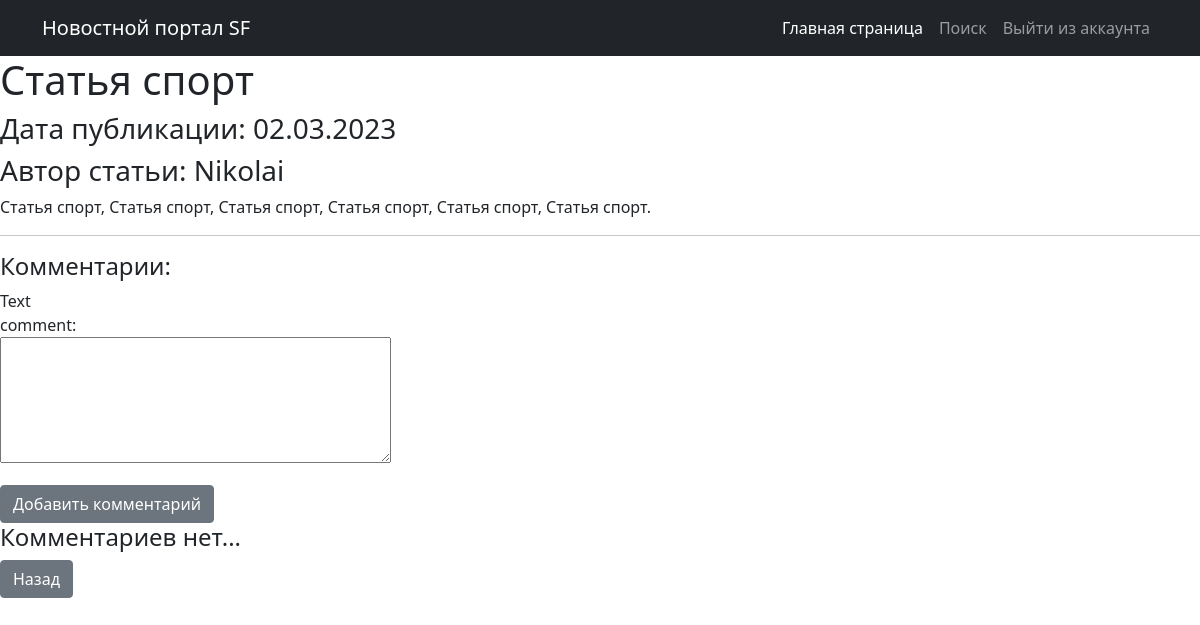
The page /news/28 (signed in) on the database as committed earlier.
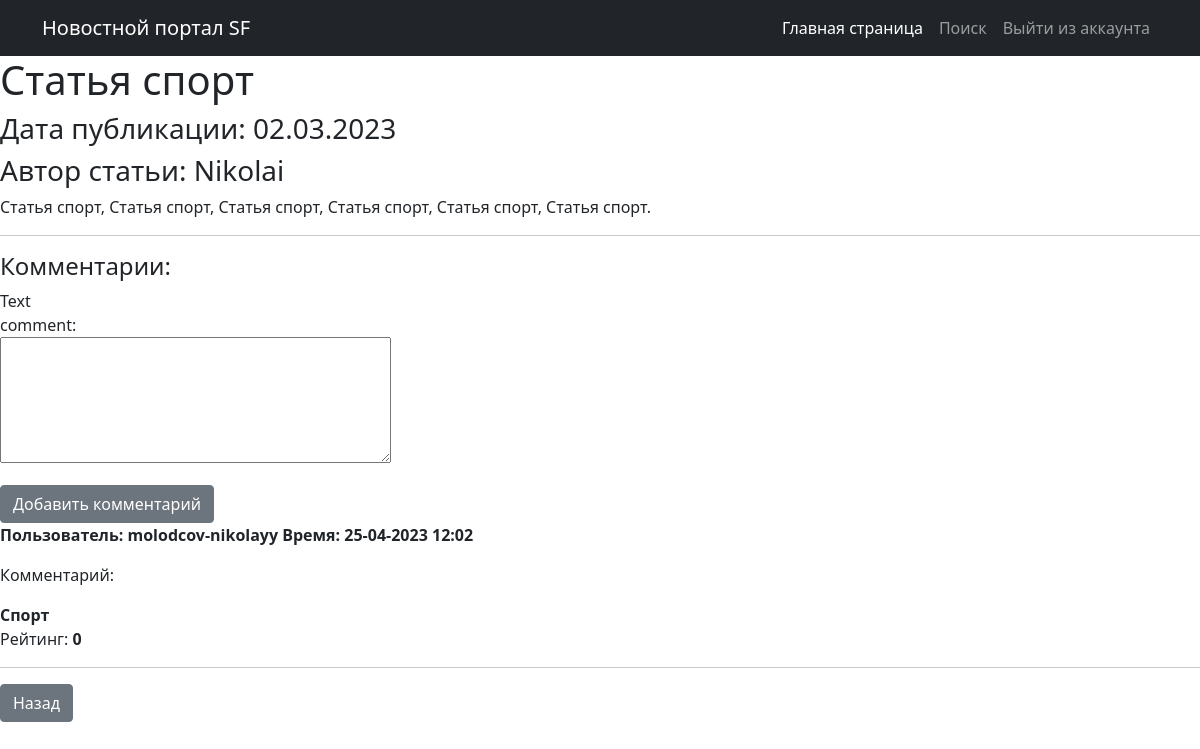
The same page on the database as committed later.
### news/models.py (models this page shows, shortened)
class Comment(models.Model):
    comment_post = models.ForeignKey(Post, on_delete=models.CASCADE)
    comment_user = models.ForeignKey(User, on_delete=models.CASCADE)
    text_comment = models.TextField()
    time_comment = models.DateTimeField(auto_now_add=True)
    rating_comment = models.SmallIntegerField(default=0)

### news/views.py (the view, shortened to what this page needs)
# urls.py: path('<int:pk>', cache_page(5)(PostDetail.as_view()), name='post_detail'),
class PostDetail(FormMixin, DetailView):
    model = Post
    template_name = 'post.html'
    context_object_name = 'post'
    form_class = CommentForm
    def post(self, request, *args, **kwargs):
        form = self.get_form()
        if form.is_valid():
            return self.form_valid(form)
        else:
            return self.form_invalid(form)
    def get_context_data(self, **kwargs):
        context = super().get_context_data(**kwargs)
        post = Post.objects.get(id=self.kwargs['pk'])
        context['comments'] = Comment.objects.filter(comment_post=post)
        return context

### news/forms.py
class CommentForm(forms.ModelForm):
    class Meta:
        model = Comment
        fields = [
            'text_comment',
        ]
    def __init__(self, *args, **kwargs):
        super().__init__(*args, **kwargs)
        for field in self.fields:
            self.fields[field].widget.attrs['class'] = 'form-control'
        self.fields['text_comment'].widget = Textarea(attrs={'rows': 5})

### news/models.py (called while the page is built)
    def __str__(self):
        return f'{self.authorUser}'

### templates/post.html (shortened to what this page needs)
{% extends 'flatpages/default.html' %}
{% block content %}
<h1>{{ post.header_post }}</h1>
<h3>Дата публикации: {{post.time_add|date:'d.m.Y'}}</h3>
<h3>Автор статьи: {{ post.author }}</h3>
<p>{{post.text}}</p>
<hr>
{% if user.is_authenticated%}
    <h4>Комментарии:</h4>
    <div class="col-1">
        <form action="" id="add_comment" method="post">
            {{form.as_p}}
            </form>
    </div>
    <button form="add_comment" type="submit" class="btn btn-secondary">Добавить комментарий</button>
    {% if comments %}
        {% for comment in comments %}
            <p><strong>Пользователь: {{ comment.comment_user}} Время: {{comment.time_comment|date:'d-m-Y H:i'}}</strong></p>
            <p>Комментарий:</p>
            <b>{{ comment.text_comment}} </b>
            <p>Рейтинг: <strong>{{ comment.rating_comment}}</strong> </p>
<hr>
        {% endfor %}
    {% else %}
    <h4>Комментариев нет...</h4>
    {% endif %}
{% endif %}
<p class="text-left"><a href="{%url 'post_list'%}" class="btn btn-secondary btn-sm>">Назад</a></p>
{% endblock content %}

Rows that differ between the two databases and show on the page:
added Comment: comment_user "molodcov-nikolayy", time_comment "25-04-2023 12:02", text_comment "Спорт", rating_comment "0"
Other text that changed with them:
text no longer shown: "Комментариев нет..."
